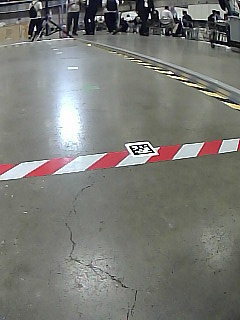
#> input picture experiments/dataset/may14_run00/frame_1000.png, 240 x 320 px, given in place of frame_6500.png, which was not available
$ jupyter execute --allow-errors detection.ipynb   (text cells are left out)
#> lines starting #> are read from the running program, lines starting #| are printed output that depends on the picture; after the words box and inside, x2 and y2 are one past the last pixel; in counts of white or black regions, pixels touching at a corner belong together; pictures that were not available may be replaced by others from this repository, and a replacement may not be noted
[cell 1]
import cv2
import apriltag
import numpy as np
from matplotlib import pyplot as plt

[cell 2]
# load the image
path = "dataset/frame_6500.png"
image = cv2.imread(path)
#> image is the input picture: shape (320, 240, 3); mean B, G, R 117.4, 122.3, 121.7

[cell 3]
import apriltag

# Rotate the image 90 degrees anticlockwise
rotated_image = cv2.rotate(image, cv2.ROTATE_90_COUNTERCLOCKWISE)

# Initialize the AprilTag detector
#> (the rest of this cell did not finish here and is left out)

[cell 4]
import cv2
import numpy as np

# Function to perform the operations
def find_bounding_boxes(image_path):
    # Load the image
#> called with image_path = 'dataset/frame_6500.png'
    image = cv2.imread(image_path)
    if image is None:
        print("Error loading image")
        return

    # Rotate the image 90 degrees anticlockwise
    image = cv2.rotate(image, cv2.ROTATE_90_COUNTERCLOCKWISE)

    # Convert image to grayscale
    gray = cv2.cvtColor(image, cv2.COLOR_BGR2GRAY)

    # Apply Gaussian blur to smooth the image and reduce noise
    blurred = cv2.GaussianBlur(gray, (5, 5), 0)

    # Apply Canny edge detection
    edges = cv2.Canny(blurred, 50, 150)
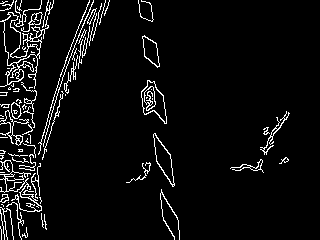
#> edges: shape (240, 320); 5.5% white in thin lines or dots

    # Find contours in the edged image
    contours, _ = cv2.findContours(edges, cv2.RETR_EXTERNAL, cv2.CHAIN_APPROX_SIMPLE)
#> contours = 75 contours, 59 with area under 20; largest, box (x1, y1, x2, y2) and area: (0, 12, 49, 89) 1114, (141, 80, 167, 124) 620, (153, 133, 175, 187) 463, (142, 35, 160, 68) 309, (0, 110, 29, 146) 166

    # Loop over the contours
    for contour in contours:
        # Approximate the contour to a polygon
        peri = cv2.arcLength(contour, True)
        approx = cv2.approxPolyDP(contour, 0.02 * peri, True)

        # The contour is considered a rectangle if it has 4 vertices
        if len(approx) == 4:
            # Compute the bounding box of the contour and draw it on the image
            (x, y, w, h) = cv2.boundingRect(approx)
            cv2.rectangle(image, (x, y), (x + w, y + h), (0, 255, 0), 2)
#> this loop made 75 passes
#> (contour, peri, approx, x, y, w, h) on pass 45: ([[29, 87], [29, 88], [30, 87], [32, 87]], 7.41, [[29, 88], [30, 87], [32, 87], [29, 87]], 29, 87, 4, 2)
#> (peri, approx, x, y, w, h) on pass 29: (124.6, [[154, 133], [156, 161], [173, 186], [170, 154]], 154, 133, 20, 54)
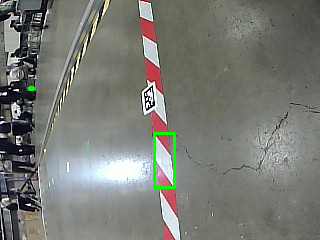
#> image: shape (240, 320, 3); mean B, G, R 116.6, 123, 120.8

    # Show the output image
    plt.imshow(edges, cmap='gray')
    plt.axis('off')
    plt.show()

# Call the function with the path to your image
find_bounding_boxes("dataset/frame_6500.png")

[cell 5]
bins = 7040 // 20

import random

path = f"dataset/frame_{random.randint(0, bins) * 20}.png"
print(f"Finding bounding boxes for image {path}")
find_bounding_boxes(path)
#> call 2 of find_bounding_boxes, with image_path = 'dataset/frame_3940.png'
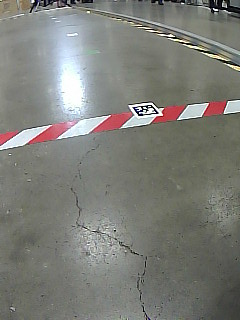
#> input picture experiments/dataset/may14_run00/frame_1060.png, 240 x 320 px, given in place of frame_3940.png, which was not available
#> in find_bounding_boxes, image is the input picture: shape (320, 240, 3); mean B, G, R 120.2, 125.8, 125.2
#> in find_bounding_boxes (call 2), `blurred = cv2.GaussianBlur(gray, (5, 5), 0)`:
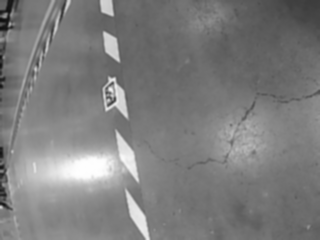
#> blurred: shape (240, 320); min 14, max 254, mean 125.1
#> in find_bounding_boxes (call 2), `edges = cv2.Canny(blurred, 50, 150)`:
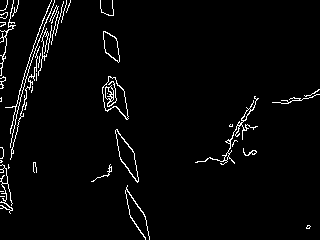
#> edges: shape (240, 320); 3.1% white in thin lines or dots
#> in find_bounding_boxes (call 2), `contours, _ = cv2.findContours(edges, cv2.RETR_EXTERNAL, cv2.CHAIN_APP..`: contours = 40 contours, 31 with area under 20; largest, box (x1, y1, x2, y2) and area: (102, 76, 129, 120) 624, (115, 129, 139, 183) 472, (103, 31, 120, 63) 308, (195, 96, 259, 165) 130, (125, 185, 150, 240) 34
#> the loop in find_bounding_boxes (call 2), `for contour in contours:` made 40 passes
#> (peri, approx, x, y, w, h) on passes 6, 13, 25, 26: (8.83, [[8, 164], [8, 168], [9, 167], [8, 166]], 8, 164, 2, 5), (125.6, [[116, 129], [120, 159], [137, 182], [134, 153]], 116, 129, 22, 54), (80.53, [[103, 31], [105, 52], [118, 62], [116, 38]], 103, 31, 16, 32), (177.4, [[46, 28], [38, 75], [46, 56], [42, 55]], 38, 28, 9, 48)
#> peri on passes 1, 4, 5, 7, 8, 9: 12.24, 245.3, 71.6, 286.1, 44.49, 7.66
#> after the loop in find_bounding_boxes (call 2), `for contour in contours:`:
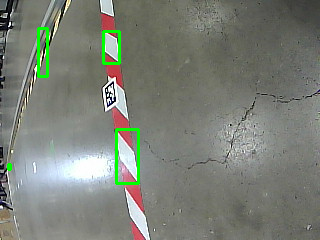
#> image: shape (240, 320, 3); mean B, G, R 118.3, 127.6, 123.1

[cell 6]
from ultralytics import YOLO
from PIL import Image
import matplotlib.pyplot as plt
from matplotlib.patches import Rectangle

# Load a model
#> (the rest of this cell did not finish here and is left out)

#> (a cell that did not finish here is left out)

[cell 8]
# put into function and randomize to check against a few image paths to check if oven is good enough

def detect(path):
    from ultralytics import YOLO
    from PIL import Image
    import matplotlib.pyplot as plt
    from matplotlib.patches import Rectangle

    # Load a model
    model = YOLO("yolov8n.pt")  # Make sure to use the correct model file

    # Load and rotate the image using PIL
    image = Image.open(path)
    image = image.rotate(90, expand=True)  # Rotate 90 degrees anticlockwise

    # Perform object detection on the image
    results = model.predict(source=image)

    # Extract bounding boxes, classes, names, and confidences
    boxes = results[0].boxes.xyxy.tolist()
    classes = results[0].boxes.cls.tolist()
    names = results[0].names
    confidences = results[0].boxes.conf.tolist()

    # Convert PIL image to array for matplotlib
    image_np = np.array(image)

    # Create figure and axes
    fig, ax = plt.subplots(1)
    ax.imshow(image_np)

    # Iterate through the results and add bounding boxes to the image
    for box, cls, conf in zip(boxes, classes, confidences):
        x1, y1, x2, y2 = box
        width, height = x2 - x1, y2 - y1
        rect = Rectangle((x1, y1), width, height, linewidth=2, edgecolor='r', facecolor='none')
        ax.add_patch(rect)
        ax.text(x1, y1 - 10, f"{names[int(cls)]} {conf:.2f}", color='red', fontsize=8)

    # Display the image
    plt.axis('off')  # Turn off axis
    plt.show()

[cell 9]
def get_random_image_path(directory_path):
    import os
    import random

    # List all files in the directory
    files = os.listdir(directory_path)

    # Filter for PNG files
    png_files = [file for file in files if file.endswith('.png')]

    # Randomly select a PNG file
    random_png = random.choice(png_files) if png_files else None

    # Print or use the selected file
    if random_png:
        print(f"Randomly selected PNG file: {random_png}")
        return os.path.join(directory_path, random_png)
    else:
        print("No PNG files found in the directory.")

[cell 10]
def detect_random():
    # Specify the directory containing the images
    directory_path = 'dataset'

    random_image = get_random_image_path(directory_path)

    if not random_image:
        print("Could not find random image path. Exiting detect_random")
        return

    detect(random_image)

[cell 11]
detect_random()

[cell 12]
import cv2
import numpy as np
from PIL import Image

def rotate_image(image, angle):
    """Rotate image using PIL for more flexibility with angles and expansion."""
    image_pil = Image.fromarray(image)
    rotated_pil = image_pil.rotate(angle, expand=True)
    return np.array(rotated_pil)

def find_yellow_line(image_path, rotation_angle=90):
    """Find and draw a straight line representing yellow tape on the surface, after rotating the image."""
#> called with image_path = 'dataset/frame_2360.png', rotation_angle = 90
    image = cv2.imread(image_path)
    if image is None:
        print("Error loading image")
        return

    # Rotate the image
    image = rotate_image(image, rotation_angle)

    hsv = cv2.cvtColor(image, cv2.COLOR_BGR2HSV)
#> hsv: shape (240, 320, 3); mean H, S, V 50.9, 22.7, 129

    # Define HSV range for yellow and create a mask
    lower_yellow = np.array([20, 100, 100])
    upper_yellow = np.array([30, 255, 255])
    mask = cv2.inRange(hsv, lower_yellow, upper_yellow)
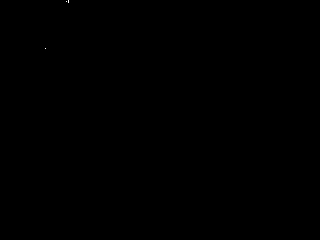
#> mask: shape (240, 320); 0.01% white in thin lines or dots, all inside (x1, y1, x2, y2) = (45, 0, 69, 49)

    plt.imshow(mask)

    # Find points in the mask
    points = np.column_stack(np.where(mask.transpose() > 0))
#> points = [[45, 48], [66, 1], [68, 0], [68, 1], [68, 2]]

    # Fit a line to these points
    if len(points) > 0:
        [vx, vy, x, y] = cv2.fitLine(points, cv2.DIST_L2, 0, 0.01, 0.01)
#> vx = [0.432]; vy = [-0.902]; x = [63]; y = [10.4]
        lefty = int((-x*vy/vx) + y)
#> lefty = 141
        righty = int(((image.shape[1]-x)*vy/vx)+y)
#> righty = -526
        cv2.line(image, (image.shape[1]-1,righty), (0,lefty), (0,255,0), 3)
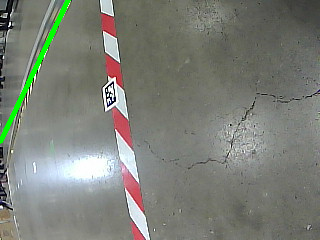
#> image: shape (240, 320, 3); mean B, G, R 119, 127.1, 123.9

    return image

# Load and process the image
path = 'dataset/frame_2360.png'
processed_image = find_yellow_line(path)


# Display the results
# plt.imshow(processed_image)
# plt.axis('off')
# plt.show()

[cell 13]
import cv2
import numpy as np
from PIL import Image

def rotate_image(image, angle):
    """Rotate image using PIL for more flexibility with angles and expansion."""
    image_pil = Image.fromarray(image)
    rotated_pil = image_pil.rotate(angle, expand=True)
    return np.array(rotated_pil)

def find_red_line(image_path, rotation_angle=90):
    """Find and draw a straight line representing red tape on the surface, after rotating the image."""
#> called with image_path = 'dataset/frame_2360.png', rotation_angle = 90
    image = cv2.imread(image_path)
    if image is None:
        print("Error loading image")
        return

    # Rotate the image
    image = rotate_image(image, rotation_angle)

    hsv = cv2.cvtColor(image, cv2.COLOR_BGR2HSV)

    # Define HSV range for red color and create masks
    lower_red1 = np.array([0, 100, 100])
    upper_red1 = np.array([10, 255, 255])
    lower_red2 = np.array([160, 100, 100])
    upper_red2 = np.array([179, 255, 255])
    mask_red1 = cv2.inRange(hsv, lower_red1, upper_red1)
#> mask_red1: shape (240, 320); 0.08% white in thin lines or dots, all inside (x1, y1, x2, y2) = (100, 15, 141, 207)
    mask_red2 = cv2.inRange(hsv, lower_red2, upper_red2)
#> mask_red2: shape (240, 320); 1.7% white; 5 white regions, box (x1, y1, x2, y2) and area: (112, 108, 132, 146) 373, (125, 174, 144, 212) 324, (106, 56, 123, 88) 273, (100, 14, 116, 36) 228, (130, 222, 145, 240) 122
    mask_red = cv2.bitwise_or(mask_red1, mask_red2)
#> mask_red: shape (240, 320); 1.8% white; 5 white regions, box (x1, y1, x2, y2) and area: (112, 108, 132, 146) 376, (125, 174, 144, 212) 329, (105, 56, 124, 88) 315, (100, 14, 117, 36) 240, (130, 222, 145, 240) 122

    # plt.imshow(mask_red)

    # Define the foreground region (lower third of the image)
    height = image.shape[0]
#> height = 240
    foreground_region = mask_red[int(2 * height / 3):height, :]
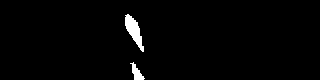
#> foreground_region: shape (80, 320); 1.8% white; 2 white regions, box (x1, y1, x2, y2) and area: (125, 14, 144, 52) 329, (130, 62, 145, 80) 122

    # Clean up the mask using morphological operations
    kernel = np.ones((5,5), np.uint8)
    foreground_region = cv2.morphologyEx(foreground_region, cv2.MORPH_CLOSE, kernel)
#> foreground_region: shape (80, 320); 1.8% white; 2 white regions, box (x1, y1, x2, y2) and area: (125, 14, 144, 52) 330, (130, 62, 145, 80) 123

    # Find points in the red mask within the foreground
    points = np.column_stack(np.where(foreground_region.transpose() > 0))
#> points = 453 pairs, first value 125 to 144, second value 14 to 79
    points[:, 1] += int(2 * height / 3)  # Adjust y-coordinates to original image scale

    # Fit a line to these points
    if len(points) > 0:
        [vx, vy, x, y] = cv2.fitLine(points, cv2.DIST_L2, 0, 0.01, 0.01)
#> vx = [0.124]; vy = [0.992]; x = [134.4]; y = [201.8]
        lefty = int((-x*vy/vx) + y)
#> lefty = -874
        righty = int(((image.shape[1]-x)*vy/vx)+y)
#> righty = 1688
        cv2.line(image, (image.shape[1]-1,righty), (0,lefty), (255,0,0), 10)  # Red line for visibility
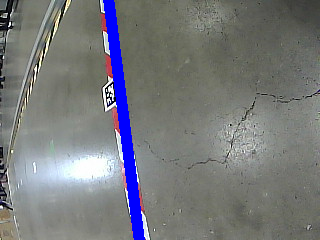
#> image: shape (240, 320, 3); mean B, G, R 123.6, 120.6, 118.6

    return image

# Load and process the image
path = 'dataset/frame_2360.png'
processed_image = find_red_line(path)


# # Display the results
plt.imshow(processed_image)
plt.axis('off')
plt.show()
